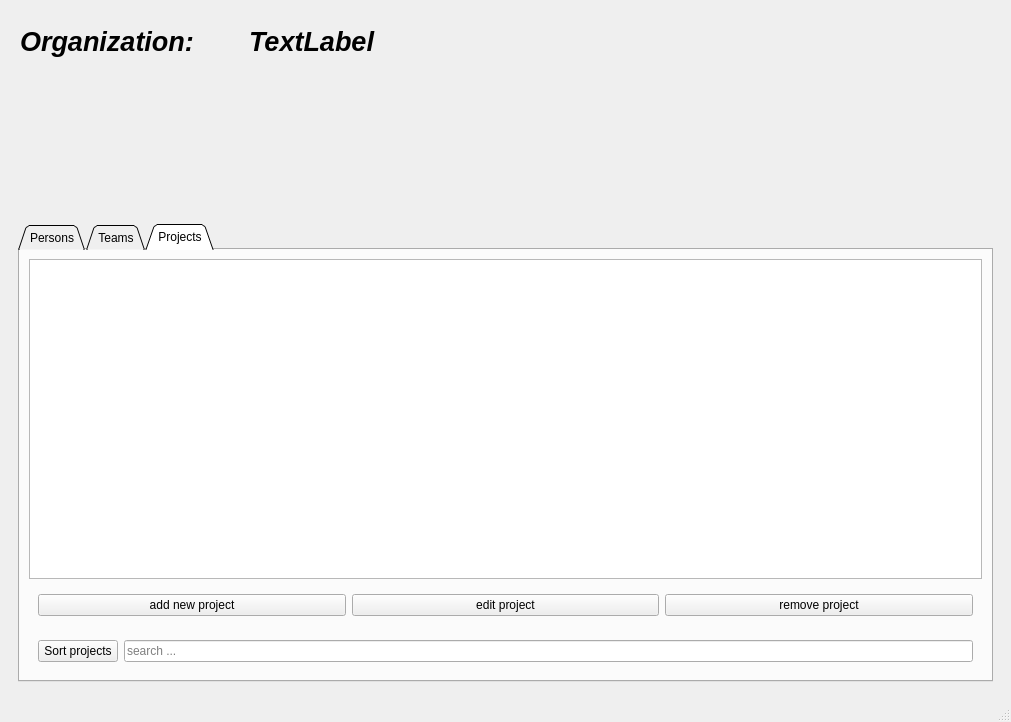
<?xml version="1.0" encoding="UTF-8"?>
<ui version="4.0">
 <class>OrganizationsWindow</class>
 <widget class="QMainWindow" name="OrganizationsWindow">
  <property name="geometry">
   <rect>
    <x>0</x>
    <y>0</y>
    <width>1011</width>
    <height>722</height>
   </rect>
  </property>
  <property name="windowTitle">
   <string>MainWindow</string>
  </property>
  <widget class="QWidget" name="centralwidget">
   <layout class="QVBoxLayout" name="verticalLayout">
    <item>
     <widget class="QWidget" name="header_widget" native="true">
      <property name="minimumSize">
       <size>
        <width>0</width>
        <height>200</height>
       </size>
      </property>
      <widget class="QLabel" name="org_name_lable">
       <property name="geometry">
        <rect>
         <x>240</x>
         <y>10</y>
         <width>261</width>
         <height>44</height>
        </rect>
       </property>
       <property name="font">
        <font>
         <pointsize>20</pointsize>
         <italic>true</italic>
         <bold>true</bold>
        </font>
       </property>
       <property name="text">
        <string>TextLabel</string>
       </property>
      </widget>
      <widget class="QLabel" name="organization_name_text">
       <property name="geometry">
        <rect>
         <x>11</x>
         <y>10</y>
         <width>214</width>
         <height>44</height>
        </rect>
       </property>
       <property name="font">
        <font>
         <pointsize>20</pointsize>
         <italic>true</italic>
         <bold>true</bold>
        </font>
       </property>
       <property name="text">
        <string>Organization:</string>
       </property>
      </widget>
     </widget>
    </item>
    <item>
     <widget class="QWidget" name="body_widget" native="true">
      <layout class="QHBoxLayout" name="horizontalLayout">
       <item>
        <widget class="QTabWidget" name="tabWidget">
         <property name="tabPosition">
          <enum>QTabWidget::North</enum>
         </property>
         <property name="tabShape">
          <enum>QTabWidget::Triangular</enum>
         </property>
         <property name="currentIndex">
          <number>2</number>
         </property>
         <property name="elideMode">
          <enum>Qt::ElideNone</enum>
         </property>
         <property name="documentMode">
          <bool>false</bool>
         </property>
         <property name="movable">
          <bool>true</bool>
         </property>
         <widget class="QWidget" name="Persons">
          <attribute name="title">
           <string>Persons</string>
          </attribute>
          <layout class="QVBoxLayout" name="verticalLayout_2">
           <item>
            <widget class="QTreeWidget" name="org_persons_tree_widget">
             <property name="sortingEnabled">
              <bool>true</bool>
             </property>
             <attribute name="headerShowSortIndicator" stdset="0">
              <bool>true</bool>
             </attribute>
             <column>
              <property name="text">
               <string>Name</string>
              </property>
             </column>
             <column>
              <property name="text">
               <string>Username</string>
              </property>
             </column>
             <column>
              <property name="text">
               <string>Org ID</string>
              </property>
             </column>
             <column>
              <property name="text">
               <string>is Admin</string>
              </property>
             </column>
            </widget>
           </item>
           <item>
            <widget class="QWidget" name="widget" native="true">
             <layout class="QHBoxLayout" name="horizontalLayout_3">
              <item>
               <widget class="QLabel" name="search_org_per_by_text">
                <property name="font">
                 <font>
                  <pointsize>10</pointsize>
                  <italic>true</italic>
                  <bold>true</bold>
                 </font>
                </property>
                <property name="text">
                 <string>Search by:</string>
                </property>
               </widget>
              </item>
              <item>
               <widget class="QRadioButton" name="search_org_per_by_name_radio">
                <property name="text">
                 <string>Name</string>
                </property>
                <property name="checked">
                 <bool>true</bool>
                </property>
               </widget>
              </item>
              <item>
               <widget class="QRadioButton" name="search_org_per_by_username_radio">
                <property name="text">
                 <string>Username</string>
                </property>
                <property name="checked">
                 <bool>false</bool>
                </property>
               </widget>
              </item>
              <item>
               <widget class="QRadioButton" name="search_org_per_by_org_ID_radio">
                <property name="text">
                 <string>Org ID</string>
                </property>
               </widget>
              </item>
              <item>
               <widget class="QLineEdit" name="org_users_search_line_edit">
                <property name="placeholderText">
                 <string>Search by Name, Username or ID ...</string>
                </property>
               </widget>
              </item>
              <item>
               <widget class="QCheckBox" name="is_org_member_checkbox">
                <property name="text">
                 <string>Members</string>
                </property>
                <property name="checked">
                 <bool>true</bool>
                </property>
               </widget>
              </item>
              <item>
               <widget class="QCheckBox" name="is_org_admin_checkbox">
                <property name="text">
                 <string>Admins</string>
                </property>
                <property name="checked">
                 <bool>true</bool>
                </property>
               </widget>
              </item>
             </layout>
            </widget>
           </item>
           <item>
            <widget class="QWidget" name="Persons_widget" native="true">
             <layout class="QHBoxLayout" name="horizontalLayout_2">
              <item>
               <widget class="QPushButton" name="org_page_add_person_BTN">
                <property name="text">
                 <string>add new person</string>
                </property>
               </widget>
              </item>
              <item>
               <widget class="QPushButton" name="org_page_edit_person_BTN">
                <property name="text">
                 <string>change role</string>
                </property>
               </widget>
              </item>
              <item>
               <widget class="QPushButton" name="org_page_remove_person_BTN">
                <property name="text">
                 <string>remove person</string>
                </property>
               </widget>
              </item>
             </layout>
            </widget>
           </item>
          </layout>
         </widget>
         <widget class="QWidget" name="Teams">
          <attribute name="title">
           <string>Teams</string>
          </attribute>
          <layout class="QVBoxLayout" name="verticalLayout_3">
           <item>
            <widget class="QListWidget" name="teams_list_widget"/>
           </item>
           <item>
            <widget class="QWidget" name="widget_2" native="true">
             <layout class="QHBoxLayout" name="horizontalLayout_4">
              <item>
               <widget class="QPushButton" name="add_team_BTN">
                <property name="text">
                 <string>add a team</string>
                </property>
               </widget>
              </item>
              <item>
               <widget class="QPushButton" name="edit_team_name_BTN">
                <property name="text">
                 <string>edit team name</string>
                </property>
               </widget>
              </item>
              <item>
               <widget class="QPushButton" name="remove_team_BTN">
                <property name="text">
                 <string>remove team</string>
                </property>
               </widget>
              </item>
             </layout>
            </widget>
           </item>
           <item>
            <widget class="QWidget" name="widget_4" native="true">
             <layout class="QHBoxLayout" name="horizontalLayout_5">
              <item>
               <widget class="QPushButton" name="sort_teams_BTN">
                <property name="text">
                 <string>Sort teams</string>
                </property>
               </widget>
              </item>
              <item>
               <widget class="QLineEdit" name="search_teams_line_edit">
                <property name="placeholderText">
                 <string>search ...</string>
                </property>
               </widget>
              </item>
             </layout>
            </widget>
           </item>
          </layout>
         </widget>
         <widget class="QWidget" name="Projects">
          <attribute name="title">
           <string>Projects</string>
          </attribute>
          <layout class="QVBoxLayout" name="verticalLayout_4">
           <item>
            <widget class="QListWidget" name="projects_list_widget"/>
           </item>
           <item>
            <widget class="QWidget" name="widget_3" native="true">
             <layout class="QHBoxLayout" name="horizontalLayout_6">
              <item>
               <widget class="QPushButton" name="add_project_BTN">
                <property name="text">
                 <string>add new project</string>
                </property>
               </widget>
              </item>
              <item>
               <widget class="QPushButton" name="edit_project_BTN">
                <property name="text">
                 <string>edit project</string>
                </property>
               </widget>
              </item>
              <item>
               <widget class="QPushButton" name="remove_project_BTN">
                <property name="text">
                 <string>remove project</string>
                </property>
               </widget>
              </item>
             </layout>
            </widget>
           </item>
           <item>
            <widget class="QWidget" name="widget_5" native="true">
             <layout class="QHBoxLayout" name="horizontalLayout_7">
              <item>
               <widget class="QPushButton" name="sort_projects_BTN_">
                <property name="text">
                 <string>Sort projects</string>
                </property>
               </widget>
              </item>
              <item>
               <widget class="QLineEdit" name="search_projects_line_edit">
                <property name="placeholderText">
                 <string>search ...</string>
                </property>
               </widget>
              </item>
             </layout>
            </widget>
           </item>
          </layout>
         </widget>
        </widget>
       </item>
      </layout>
     </widget>
    </item>
   </layout>
  </widget>
  <widget class="QMenuBar" name="menubar">
   <property name="geometry">
    <rect>
     <x>0</x>
     <y>0</y>
     <width>1011</width>
     <height>26</height>
    </rect>
   </property>
  </widget>
  <widget class="QStatusBar" name="statusbar"/>
 </widget>
 <resources/>
 <connections/>
</ui>
